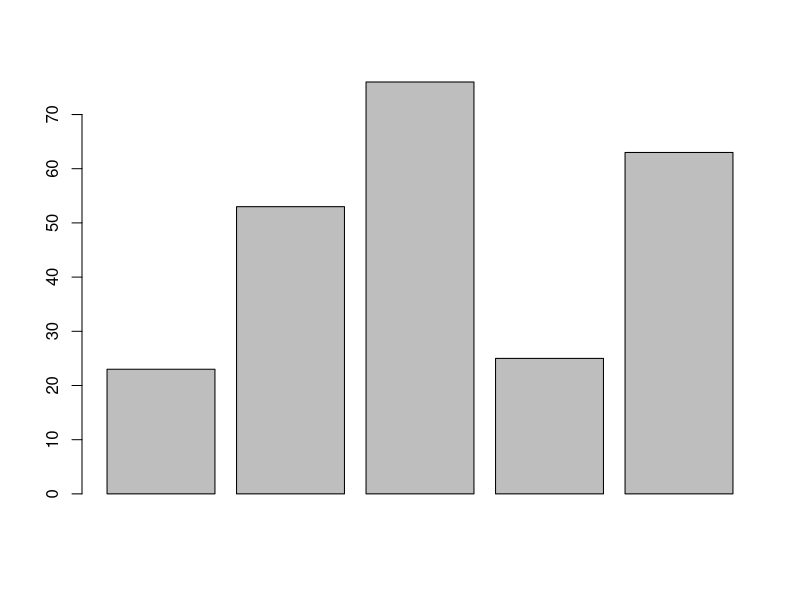
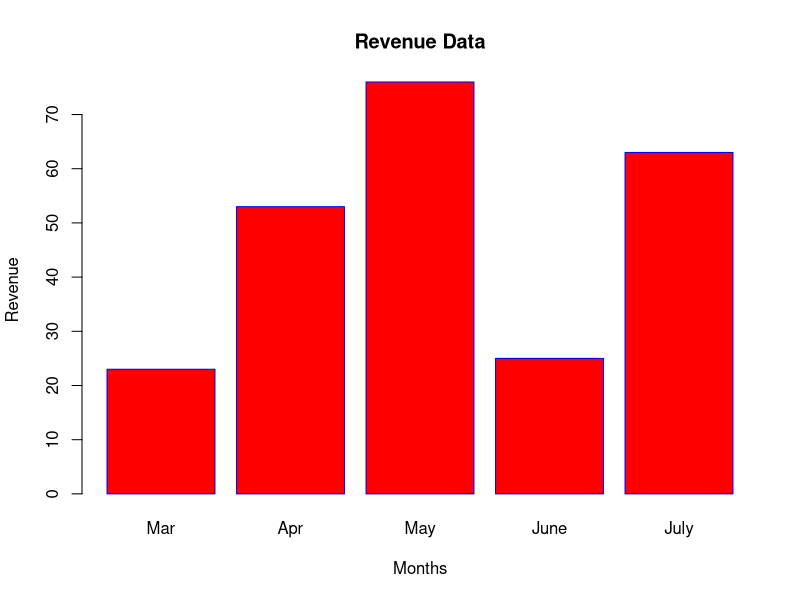
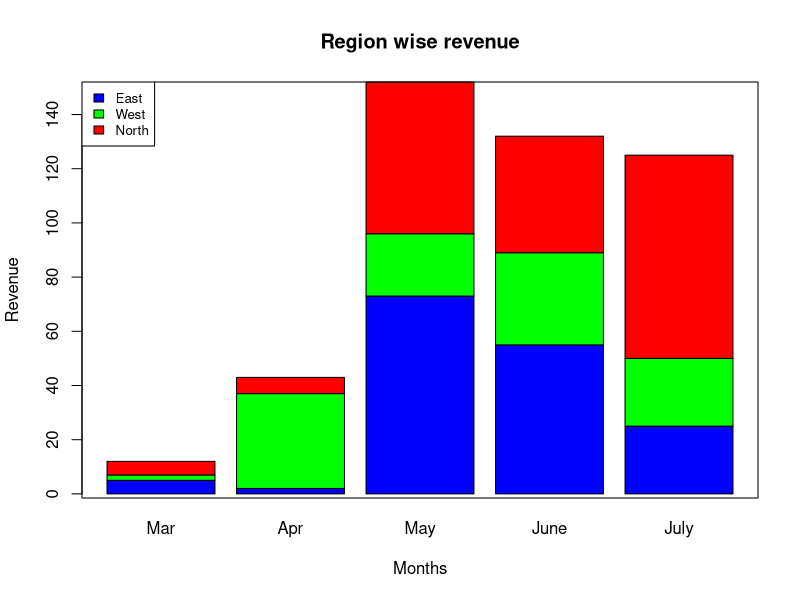

The R script that drew these images, in order:
# Bar Plot

# Basic Bar Plot
H<-c(23,53,76,25,63)
barplot(H)

# Bar plot with names and colors
barplot(H,
        names.arg = c("Mar","Apr","May","June","July"),
        col = "red",
        border = "blue",
        xlab = "Months",
        ylab = "Revenue",
        main = "Revenue Data")
dev.off()

# Stacked Bar PLot
H<-matrix(c(5,2,73,55,25,2,35,23,34,25,5,6,56,43,75),nrow = 3,ncol = 5,byrow = TRUE)
H
colors <- c("blue","green","red")
months <- c("Mar","Apr","May","June","July")
regions <- c("East","West","North")

barplot(H,
        main = "Region wise revenue",
        names.arg = months,
        xlab = "Months",
        ylab = "Revenue",
        col = colors)
box()

legend("topleft",regions,cex=0.8,fill = colors)

dev.off()

